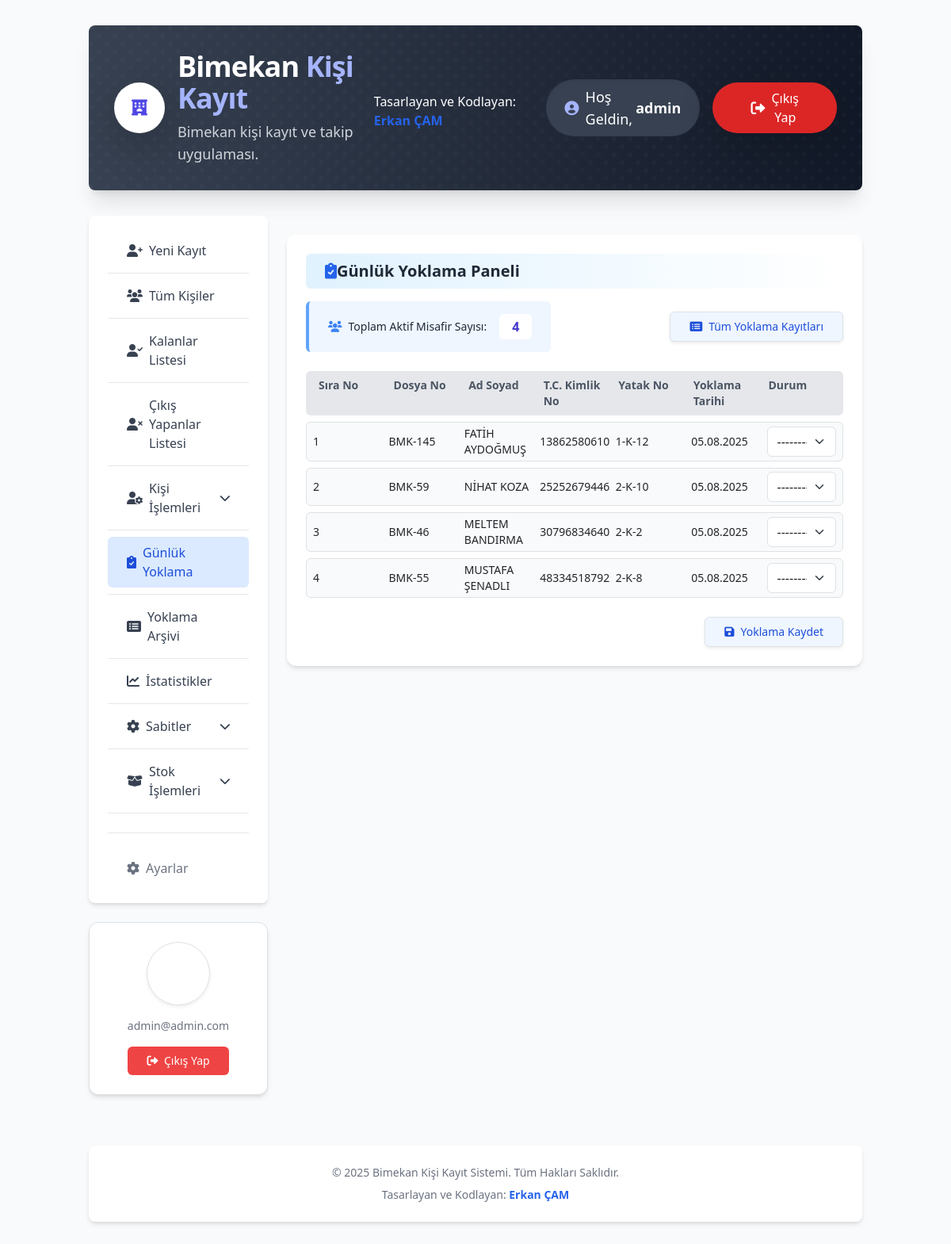
Before: /gunluk-yoklama/ (signed in) with the older database file.
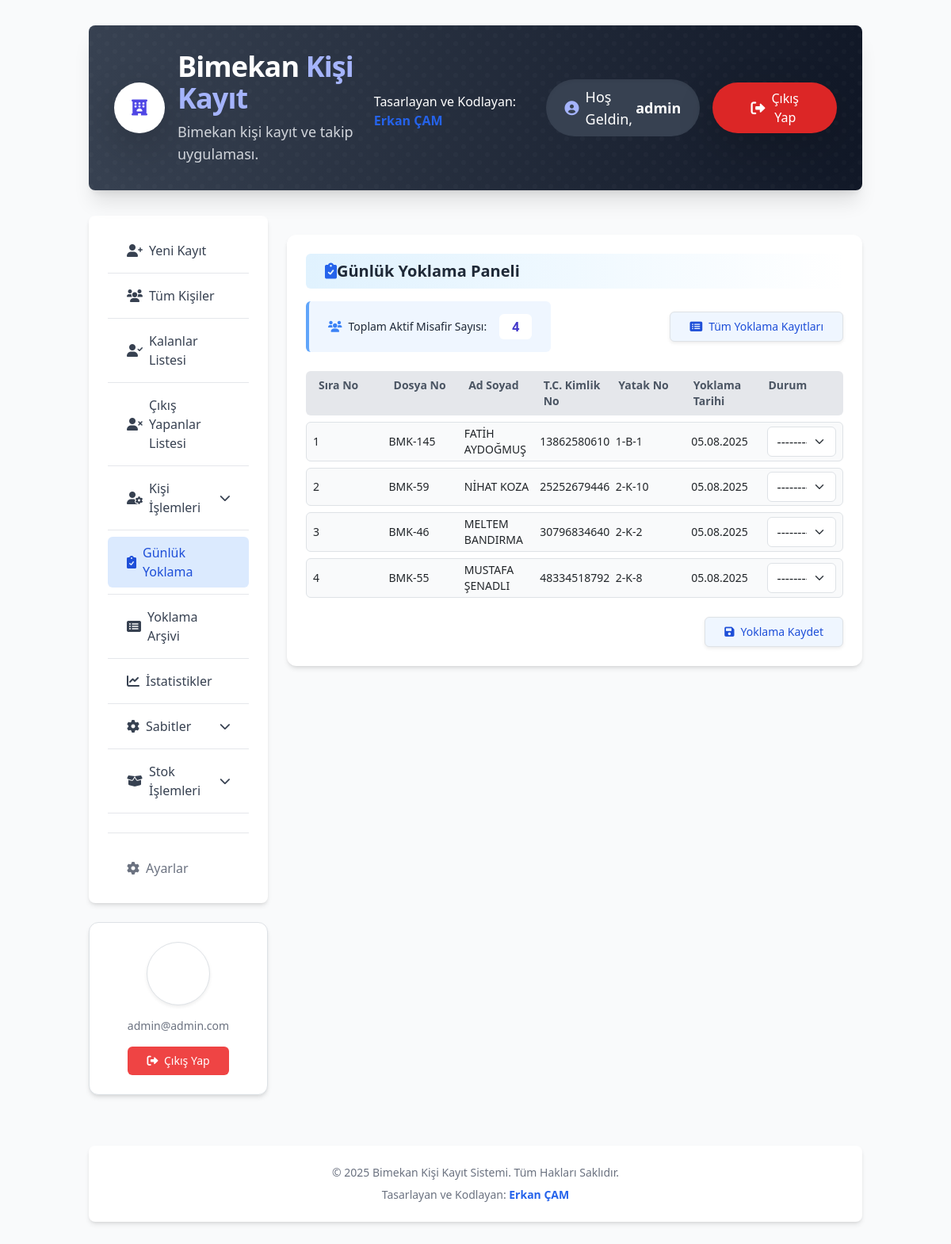
After: the same page with the newer database file.
### kayitlar/models.py (models this page shows, shortened)
class Misafir(models.Model):
    DURUM_SECENEKLERI = [
        ('AKTIF', 'Aktif'),
        ('PASIF', 'Pasif'),
    ]
    SOSYAL_GUVENCE_CHOICES = [
        ('SGK', 'SGK'),
        ('BAGKUR', 'Bağkur'),
        ('EMEKLI_SANDIGI', 'Emekli Sandığı'),
        ('YOK', 'Yok'),
        ('DIGER', 'Diğer'),
    ]
    dosya_no = models.CharField(
        max_length=30,
        unique=True,
        verbose_name="Dosya No",
        help_text="Kişiye özel benzersiz dosya numarası"
    )
    ad = models.CharField(max_length=100, verbose_name="Adı")
    soyad = models.CharField(max_length=100, verbose_name="Soyadı")
    tc_kimlik_no = models.CharField(
        max_length=11,
        unique=True,
        verbose_name="T.C. Kimlik No",
        help_text="11 haneli T.C. Kimlik Numarası"
    )
    giris_tarihi = models.DateTimeField(
        default=timezone.now,
        verbose_name="Giriş Tarihi"
    )
    cikis_tarihi = models.DateTimeField( # Misafir modeline taşındı
        blank=True,
        null=True,
        verbose_name="Çıkış Tarihi"
    )
    cikis_nedeni = models.TextField( # Misafir modeline taşındı
        verbose_name="Son Çıkış Nedeni",
        blank=True,
        null=True,
        help_text="Kişinin en son çıkış yapma nedeni."
    )
    dogum_tarihi = models.DateField(verbose_name="Doğum Tarihi")
    dogum_yeri = models.CharField(max_length=100, verbose_name="Doğum Yeri")
    telefon = models.CharField(
        max_length=20,
        blank=True,
        null=True,
        verbose_name="Telefonu"
    )
    durum = models.CharField(
        max_length=10,
        choices=DURUM_SECENEKLERI,
        default='AKTIF',
        verbose_name="Durum Bilgisi"
    )
    yatak_no = models.ForeignKey(
        Yatak,
        on_delete=models.SET_NULL,
        blank=True,
        null=True,
        verbose_name="Yatak Numarası",
        help_text="Kişinin kaldığı yatak numarası"
    )
    adres = models.TextField(
        blank=True,
        null=True,
        verbose_name="Adresi"
    )
    sosyal_guvence = models.ForeignKey(
        SosyalGuvence,
        on_delete=models.SET_NULL,
        blank=True,
        null=True,
        verbose_name="Sosyal Güvencesi"
    )
    fotograf = models.ImageField(
        upload_to='misafir_fotograflari/',
        blank=True,
        null=True,
        verbose_name="Kişi Fotoğrafı"
    )
    beyan = models.TextField(
        blank=True,
        null=True,
        verbose_name="Kişinin Beyanı",
        help_text="Kişinin kendi beyanı veya önemli notlar"
    )
    class Meta:
        verbose_name = "Misafir"
        verbose_name_plural = "Misafirler"
        ordering = ['-giris_tarihi']

class Yatak(models.Model):
    yatak_numarasi = models.CharField(max_length=10, unique=True, verbose_name="Yatak Numarası")
    dolu_mu = models.BooleanField(default=False, verbose_name="Dolu Mu?")
    class Meta:
        verbose_name = "Yatak"
        verbose_name_plural = "Yataklar"
        ordering = ['yatak_numarasi']

### kayitlar/views.py (the view)
# urls.py: path('gunluk-yoklama/', views.gunluk_yoklama, name='gunluk_yoklama'),
@login_required
def gunluk_yoklama(request):
    aktif_kisiler = Misafir.objects.filter(durum='AKTIF')
    yoklama_durumlari = YoklamaDurumu.objects.all()
    if request.method == 'POST':
        form = GunlukYoklamaForm(request.POST, kisiler=aktif_kisiler, durumlar=yoklama_durumlari)
        if form.is_valid():
            eklenen_kayit_sayisi = 0
            for kisi in aktif_kisiler:
                durum = form.cleaned_data.get(f'durum_{kisi.id}')
                if durum:
                    if not YoklamaKaydi.objects.filter(kisi=kisi, tarih=date.today()).exists():
                        YoklamaKaydi.objects.create(kisi=kisi, tarih=date.today(), durum=durum)
                        eklenen_kayit_sayisi += 1
            if eklenen_kayit_sayisi > 0:
                messages.success(request, f"{eklenen_kayit_sayisi} kişi için yoklama kaydedildi.")
            else:
                messages.info(request, "Bugün için zaten yoklama kaydı var. Yeni kayıt eklenmedi.")
            return redirect('gunluk_yoklama')
        else:
            field_map = {f'durum_{kisi.id}': form[f'durum_{kisi.id}'] for kisi in aktif_kisiler}
            return render(request, 'Bimekan/gunluk_yoklama.html', {
                'form': form,
                'aktif_kisiler': aktif_kisiler,
                'field_map': field_map,
                'today': date.today(),
                'current_section': 'gunluk-yoklama',
            })
    else:
        form = GunlukYoklamaForm(kisiler=aktif_kisiler, durumlar=yoklama_durumlari)
        kisi_alan_listesi = [(kisi, form[f'durum_{kisi.id}']) for kisi in aktif_kisiler]
        return render(request, 'Bimekan/gunluk_yoklama.html', {
            'form': form,
            'aktif_kisiler': aktif_kisiler,
            'kisi_alan_listesi': kisi_alan_listesi,
            'today': date.today(),
            'current_section': 'gunluk-yoklama',
        })

### kayitlar/forms.py
class GunlukYoklamaForm(forms.Form):
    def __init__(self, *args, **kwargs):
        kisiler = kwargs.pop('kisiler')
        durumlar = kwargs.pop('durumlar')
        super().__init__(*args, **kwargs)
        for kisi in kisiler:
            self.fields[f'durum_{kisi.id}'] = forms.ModelChoiceField(
                queryset=durumlar,
                label=f"{kisi.ad} {kisi.soyad}",
                required=True,
                widget=forms.Select(attrs={'class': 'form-select'})
            )

### kayitlar/models.py (called while the page is built)
    def __str__(self):
        return self.ad

### templates/bimekan/gunluk_yoklama.html (shortened to what this page needs)
{% extends 'bimekan/base.html' %}
{% load static %}
{% block content %}
<div class="max-w-6xl mx-auto bg-white shadow-md rounded-xl p-6 mt-6">
    <h2 class="text-xl font-bold text-gray-800 bg-gradient-to-r from-sky-100 via-sky-50 to-white px-4 py-2 rounded-md flex items-center">
        <i class="fas fa-clipboard-check text-blue-600"></i> Günlük Yoklama Paneli
    </h2>
    <div class="mb-6 flex justify-between items-center mt-3">
       {% if kisi_alan_listesi %}
    <div class="bg-blue-50 border-l-4 border-blue-400 px-4 py-3 rounded-md text-sm flex justify-between items-center">
        <div class="flex items-center gap-2 text-gray-800 font-medium">
            <i class="fas fa-users text-blue-500"></i>
            Toplam Aktif Misafir Sayısı:
        </div>
        <div class="text-indigo-700 text-base font-bold bg-white px-3 py-1 ml-4 rounded-md">{{ kisi_alan_listesi|length }}</div>
    </div>
{% else %}
            <div class="bg-yellow-100 text-yellow-800 px-4 py-2 rounded-md text-sm font-medium shadow-md">
                Bugün için aktif misafir bulunamadı.
            </div>
        {% endif %}
        <a href="{% url 'yoklama_listesi' %}" class="inline-flex items-center px-4 py-2 border border-blue-200
                                text-sm font-medium rounded-md shadow-sm
                                bg-blue-50 text-blue-700
                                hover:bg-blue-100 hover:text-blue-800
                                focus:outline-none focus:ring-2 focus:ring-offset-2 focus:ring-blue-500 transition">
            <i class="fas fa-list-alt mr-2"></i> Tüm Yoklama Kayıtları
        </a>
    </div>
    <form method="POST">
        <div class="grid grid-cols-7 gap-3 text-sm font-semibold text-gray-600 px-3 py-2 bg-gray-200 rounded-md mb-2">
            <div>Sıra No</div>
            <div>Dosya No</div>
            <div>Ad Soyad</div>
            <div>T.C. Kimlik No</div>
            <div>Yatak No</div>
            <div>Yoklama Tarihi</div>
            <div>Durum</div>
        </div>
        <div class="space-y-2">
        {% for kisi, alan in kisi_alan_listesi %}
            <div class="grid grid-cols-7 gap-2 items-center bg-gray-50 border border-gray-200 rounded-md px-2 py-1 text-sm hover:bg-blue-50 transition duration-150">
                <div>{{ forloop.counter }}</div>
                <div>{{ kisi.dosya_no }}</div>
                <div class="font-medium">{{ kisi.ad }} {{ kisi.soyad }}</div>
                <div>{{ kisi.tc_kimlik_no }}</div>
                <div>{{ kisi.yatak_no.yatak_numarasi }}</div>
                <div>{{ today|date:"d.m.Y" }}</div>
                <div>{{ alan }}</div>
            </div>
        {% endfor %}
        </div>
        <div class="mt-6 flex justify-end">
            <button type="submit" class="inline-flex items-center px-4 py-2 border border-blue-200
                                    text-sm font-medium rounded-md shadow-sm
                                    bg-blue-50 text-blue-700
                                    hover:bg-blue-100 hover:text-blue-800
                                    focus:outline-none focus:ring-2 focus:ring-offset-2 focus:ring-blue-500 transition">
                <i class="fas fa-save mr-2"></i> Yoklama Kaydet
            </button>
        </div>
    </form>
</div>
{% endblock %}

Changed rows visible on the page:
changed Misafir "BMK-145": yatak_no.yatak_numarasi "1-K-12" → "1-B-1"
